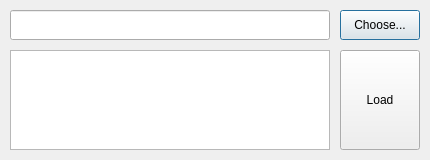
<?xml version="1.0" encoding="UTF-8"?>
<ui version="4.0">
 <class>DataPlatform</class>
 <widget class="QDialog" name="DataPlatform">
  <property name="geometry">
   <rect>
    <x>0</x>
    <y>0</y>
    <width>430</width>
    <height>160</height>
   </rect>
  </property>
  <property name="sizePolicy">
   <sizepolicy hsizetype="Fixed" vsizetype="Fixed">
    <horstretch>0</horstretch>
    <verstretch>0</verstretch>
   </sizepolicy>
  </property>
  <property name="windowTitle">
   <string>DBReader</string>
  </property>
  <widget class="QTextBrowser" name="fileInfomation">
   <property name="geometry">
    <rect>
     <x>10</x>
     <y>50</y>
     <width>320</width>
     <height>100</height>
    </rect>
   </property>
   <property name="sizePolicy">
    <sizepolicy hsizetype="Fixed" vsizetype="Fixed">
     <horstretch>0</horstretch>
     <verstretch>0</verstretch>
    </sizepolicy>
   </property>
  </widget>
  <widget class="QLineEdit" name="fileAddress">
   <property name="geometry">
    <rect>
     <x>10</x>
     <y>10</y>
     <width>320</width>
     <height>30</height>
    </rect>
   </property>
   <property name="sizePolicy">
    <sizepolicy hsizetype="Fixed" vsizetype="Fixed">
     <horstretch>0</horstretch>
     <verstretch>0</verstretch>
    </sizepolicy>
   </property>
   <property name="minimumSize">
    <size>
     <width>250</width>
     <height>30</height>
    </size>
   </property>
  </widget>
  <widget class="QPushButton" name="chooseFile">
   <property name="geometry">
    <rect>
     <x>340</x>
     <y>10</y>
     <width>80</width>
     <height>30</height>
    </rect>
   </property>
   <property name="sizePolicy">
    <sizepolicy hsizetype="Fixed" vsizetype="Fixed">
     <horstretch>0</horstretch>
     <verstretch>0</verstretch>
    </sizepolicy>
   </property>
   <property name="minimumSize">
    <size>
     <width>55</width>
     <height>30</height>
    </size>
   </property>
   <property name="text">
    <string>Choose...</string>
   </property>
   <property name="flat">
    <bool>false</bool>
   </property>
  </widget>
  <widget class="QPushButton" name="load">
   <property name="geometry">
    <rect>
     <x>340</x>
     <y>50</y>
     <width>80</width>
     <height>100</height>
    </rect>
   </property>
   <property name="sizePolicy">
    <sizepolicy hsizetype="Fixed" vsizetype="Fixed">
     <horstretch>0</horstretch>
     <verstretch>0</verstretch>
    </sizepolicy>
   </property>
   <property name="text">
    <string>Load</string>
   </property>
  </widget>
  <zorder>chooseFile</zorder>
  <zorder>fileAddress</zorder>
  <zorder>fileInfomation</zorder>
  <zorder>load</zorder>
 </widget>
 <layoutdefault spacing="6" margin="11"/>
 <resources/>
 <connections/>
</ui>
